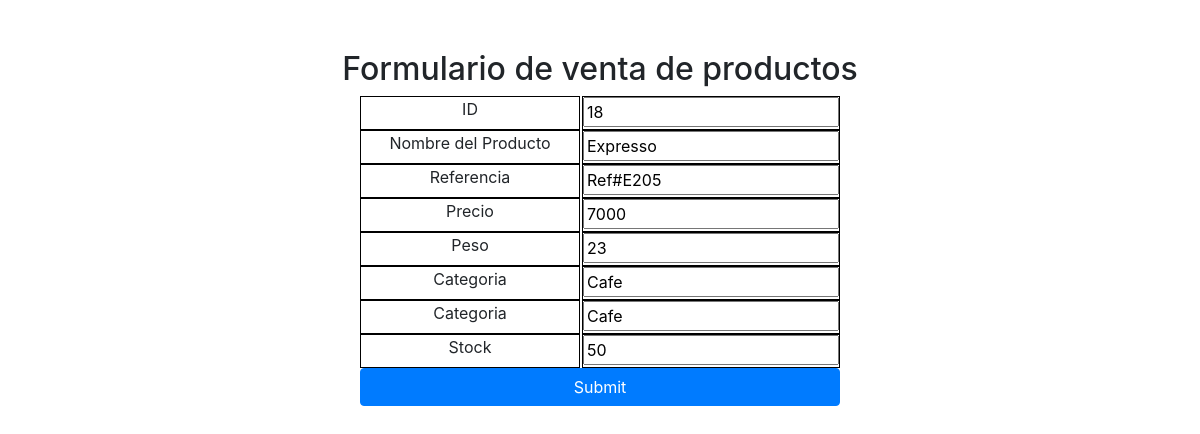
The app's page /editar.php?ID=18 with its own data.
### tables this page shows
CREATE TABLE `productos` (
  `ID` int(11) NOT NULL,
  `NombreProducto` varchar(500) NOT NULL,
  `Referencia` varchar(255) NOT NULL,
  `Precio` int(20) NOT NULL,
  `Peso` int(20) NOT NULL,
  `Categoria` varchar(200) NOT NULL,
  `Stock` int(20) NOT NULL,
  `FechaCreacion` datetime NOT NULL DEFAULT current_timestamp()
);

### PHP/ConexionBaseDatos.php (called while the page is built, shortened)
<?php
    class ConexionBaseDatos {
        private $mysqli;
        function __construct()
        {
            $this->mysqli = new mysqli("localhost", "root", "", "cafeteria_kotecno");
        }
        function listQuery($sql) {
            $result = $this->mysqli->query($sql);
            if ($result->num_rows > 0) {
                while($row = $result->fetch_assoc()) {
                    $array = array(
                        "ID" => $row["ID"],
                        "NombreProducto" => $row["NombreProducto"],
                        "Referencia" => $row["Referencia"],
                        "Precio" => $row["Precio"],
                        "Peso" => $row["Peso"],
                        "Categoria" => $row["Categoria"],
                        "Stock" => $row["Stock"],
                        "FechaCreacion" => $row["FechaCreacion"],
                    );
                }
            }else {
                $array = array();
            }
            return $array;
        }
    }
?>

### PHP/Producto.php (called while the page is built, shortened)
<?php
    include("ConexionBaseDatos.php");
    class Producto {
        private $nombreProducto;
        private $referencia;
        private $precio;
        private $peso;
        private $categoria;
        private $stock;
        private $conexionBD;
        function __construct() {
            $this->conexionBD = new ConexionBaseDatos;
        }
        function getNombreProducto() {
            return $this->nombreProducto;
        }
        function getReferencia() {
            return $this->referencia;
        }
        function getPrecio() {
            return $this->precio;
        }
        function getPeso() {
            return $this->peso;
        }
        function getCategoria() {
            return $this->categoria;
        }
        function getStock() {
            return $this->stock;
        }
        function oneProduct($ID) {
            $array = $this->conexionBD->listQuery("SELECT * FROM productos WHERE ID =".$ID."");
            $this->nombreProducto = $array["NombreProducto"];
            $this->categoria = $array["Categoria"];
            $this->stock = $array["Stock"];
            $this->precio = $array["Precio"];
            $this->peso = $array["Peso"];
            $this->referencia = $array["Referencia"];
        }
    }
?>

### editar.php (the view, shortened to what this page needs)
<!doctype html>
<html class="no-js" lang="">
    <head>
        <link rel="stylesheet" href="./css/bootstrap.css">
        <link rel="stylesheet" href="./css/grid.css">
        <link rel="stylesheet" href="./css/main.css">
    </head>
    <body>
        <div>
            <?php
                include("./PHP/Producto.php");
                $producto = new Producto();
                $producto->oneProduct($_GET["ID"]);
                echo "<h2 class='titulo'>Formulario de venta de productos</h2>";
                    echo "<form action='./editar.php?ID=".$_GET["ID"]."' method='post'>";
                    echo "<div class='grid-container2'>";
                    echo "<div class='grid-item'><label for='ID'>ID</label></div>";
                    echo "<div class='grid-item'><input type='text' name='id_update' value='".$_GET["ID"]."' readonly='readonly'></div>";
                    echo "</div>";
                    echo "<div class='grid-container2'>";
                    echo "<div class='grid-item'><label for='name'>Nombre del Producto</label></div>";
                    echo "<div class='grid-item'><input type='text' name='name' value='".$producto->getNombreProducto()."'></div>";
                    echo "</div>";
                    echo "<div class='grid-container2'>";
                    echo "<div class='grid-item'><label for='referencia'>Referencia</label></div>";
                    echo "<div class='grid-item'><input type='text' name='referencia' value='".$producto->getReferencia()."'></div>";
                    echo "</div>";
                    echo "<div class='grid-container2'>";
                    echo "<div class='grid-item'><label for='precio'>Precio</label></div>";
                    echo "<div class='grid-item'><input type='text' name='precio' value='".$producto->getPrecio()."'></div>";
                    echo "</div>";
                    echo "<div class='grid-container2'>";
                    echo "<div class='grid-item'><label for='peso'>Peso</label></div>";
                    echo "<div class='grid-item'><input type='text' name='peso' value='".$producto->getPeso()."'></div>";
                    echo "</div>";
                    echo "<div class='grid-container2'>";
                    echo "<div class='grid-item'><label for='categoria'>Categoria</label></div>";
                    echo "<div class='grid-item'><input type='text' name='categoria' value='".$producto->getCategoria()."'></div>";
                    echo "</div>";
                    echo "<div class='grid-container2'>";
                    echo "<div class='grid-item'><label for='ID'>Categoria</label></div>";
                    echo "<div class='grid-item'><input type='text' name='categoria' value='".$producto->getCategoria()."'></div>";
                    echo "</div>";
                    echo "<div class='grid-container2'>";
                    echo "<div class='grid-item'><label for='stock'>Stock</label></div>";
                    echo "<div class='grid-item'><input type='text' name='stock' value='".$producto->getStock()."'></div>";
                    echo "</div>";
                    echo "<div class='grid-container3'>";
                    echo "<input class='btn btn-primary' type='submit' />";
                    echo "</div>";
                echo "</form>";
            ?>
        </div>
    </body>
</html>

### css/grid.css (style rules this page uses)
.grid-item { background: #fff; text-align: center; border: black 1px solid; }
.grid-container2 { display: grid; grid-template-rows: auto; grid-template-columns: 1fr 1fr; grid-gap: 2px; margin: 0 30%; }
.grid-container3 { display: grid; grid-template-rows: auto; grid-template-columns: 1fr; grid-gap: 2px; margin: 0 30%; }

### css/main.css (style rules this page uses)
.titulo { text-align: center; margin-top: 50px; }

### records on screen
productos: name "Expresso", referencia "Ref#E205", precio "7000", peso "23", categoria "Cafe", stock "50"
